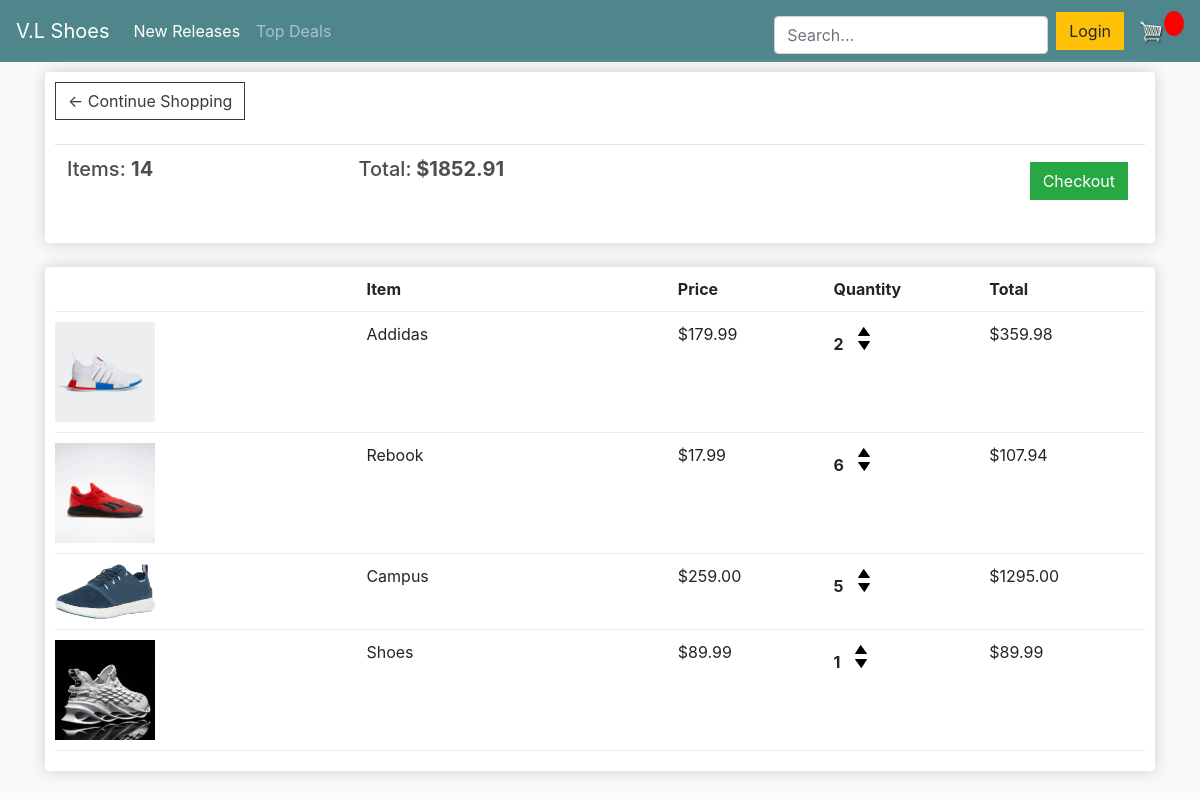
/cart/ (signed in), run on an earlier commit of the app's database.
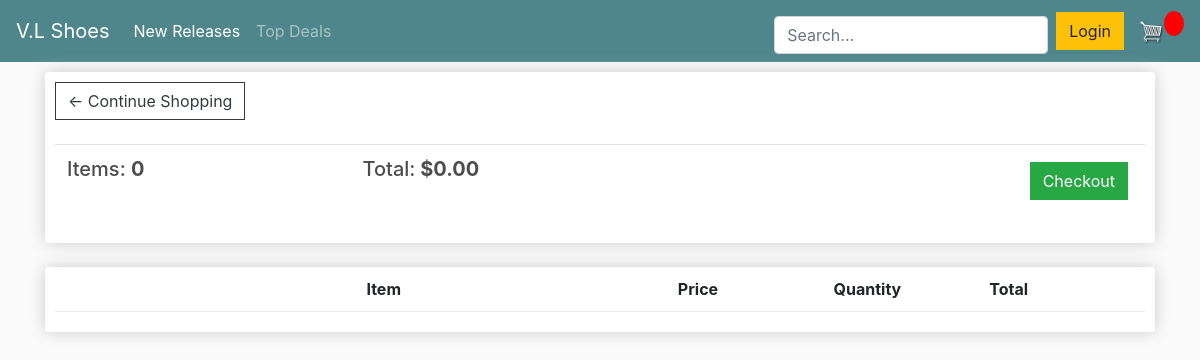
And on a later commit of the database.
### store/models.py (models this page shows, shortened)
class Order(models.Model):
    customer = models.ForeignKey(Customer, on_delete=models.SET_NULL, blank=True, null=True)
    date_ordered = models.DateTimeField(auto_now_add=True)
    complete = models.BooleanField(default=False, null=True, blank=False)
    transaction_id = models.CharField(max_length=200, null=True)
    @property
    def get_cart_total(self):
        orderitems = self.orderitem_set.all()
        total = sum([item.get_total for item in orderitems])
        return total
    @property
    def get_cart_items(self):
        orderitems = self.orderitem_set.all()
        items = sum([item.quantity for item in orderitems])
        return items

class OrderItem(models.Model):
    product = models.ForeignKey(Product, on_delete=models.SET_NULL, blank=True, null=True)
    order = models.ForeignKey(Order, on_delete=models.SET_NULL, blank=True, null=True)
    quantity = models.IntegerField(default=0, null=True, blank=True)
    date_added = models.DateTimeField(auto_now_add=True)
    @property
    def get_total(self):
        total = self.product.price * self.quantity
        return total

class Product(models.Model):
    name = models.CharField(max_length=200, null=True)
    price = models.DecimalField(max_digits=5, decimal_places=2)
    digital = models.BooleanField(default=False, null=True, blank=False)
    image = models.ImageField(null=True, blank=True)
    @property
    def image_url(self):
        return self.image.url or ''

### store/views.py (the view)
# urls.py: path('cart/', views.cart, name="cart"),
def cart(request):
    cart_data = cart_info(request)
    cart_items = cart_data['cart_items']
    order = cart_data['order']
    items = cart_data['items']
    context = {'items': items, 'order': order, 'cart_items': cart_items}
    return render(request, 'store/cart.html', context)

### store/utils.py (called while the page is built)
def cart_info(request):
    if request.user.is_authenticated:
        customer = request.user.customer
        order, created = Order.objects.get_or_create(customer=customer, complete=False)
        items = order.orderitem_set.all()
        cart_items = order.get_cart_items
    else:
        guest_data = guest_cart(request)
        cart_items = guest_data['cart_items']
        order = guest_data['order']
        items = guest_data['items']
    return {'items': items, 'order': order, 'cart_items': cart_items}

### templates/store/cart.html
{% extends 'store/main.html' %}
{% load static %}
{% block content %}
     <div class="row">
        <div class="col-lg-12">
            <div class="box-element">
                <a  class="btn btn-outline-dark" href="{% url 'store' %}">&#x2190; Continue Shopping</a>
                <br>
                <br>
                <table class="table">
                    <tr>
                        <th><h5>Items: <strong>{{ order.get_cart_items }} </strong></h5></th>
                        <th><h5>Total:<strong> ${{ order.get_cart_total|floatformat:2 }} </strong></h5></th>
                        <th>
                            <a  style="float:right; margin:5px;" class="btn btn-success" href="{% url 'checkout' %}">Checkout</a>
                        </th>
                    </tr>
                </table>
            </div>
            <br>
            <div class="box-element">
                <div class="cart-row">
                    <div style="flex:2"></div>
                    <div style="flex:2"><strong>Item</strong></div>
                    <div style="flex:1"><strong>Price</strong></div>
                    <div style="flex:1"><strong>Quantity</strong></div>
                    <div style="flex:1"><strong>Total</strong></div>
                </div>
                {% for item in items %}
                <div class="cart-row">
                    <div style="flex:2"><img class="row-image" src="{{ item.product.image_url }}"></div>
                    <div style="flex:2"> {{ item.product.name }} </div>
                    <div style="flex:1"> ${{ item.product.price|floatformat:2 }} </div>
                    <div style="flex:1">
                        <p class="quantity"> {{ item.quantity }}</p>
                        <div class="quantity">
                            <img data-product={{ item.product.id}} data-action="add" class="chg-quantity" src="{% static  'images/arrow-up.png' %}">
                            <img data-product={{ item.product.id}} data-action="remove" class="chg-quantity" src="{% static  'images/arrow-down.png' %}">
                        </div>
                    </div>
                    <div style="flex:1"><p>${{ item.get_total }}</p></div>
                </div>
                {% endfor %}
            </div>
        </div>
     </div>
{% endblock content %}

What changed in the data, as far as the page shows it:
no longer on this page (row edited): Order: get_cart_items "14", get_cart_total "1852.91"
no longer on this page (row unchanged): OrderItem: product.image_url (picture), product.name "Addidas", product.price "179.99", quantity "2", get_total "359.98"
no longer on this page (row unchanged): OrderItem: product.image_url (picture), product.name "Rebook", product.price "17.99", quantity "6", get_total "107.94"
no longer on this page (row unchanged): OrderItem: product.image_url (picture), product.name "Campus", product.price "259.00", quantity "5", get_total "1295.00"
no longer on this page (row unchanged): OrderItem: product.image_url (picture), product.name "Shoes", product.price "89.99", quantity "1", get_total "89.99"
added Order: get_cart_items "0", get_cart_total "0.00"
